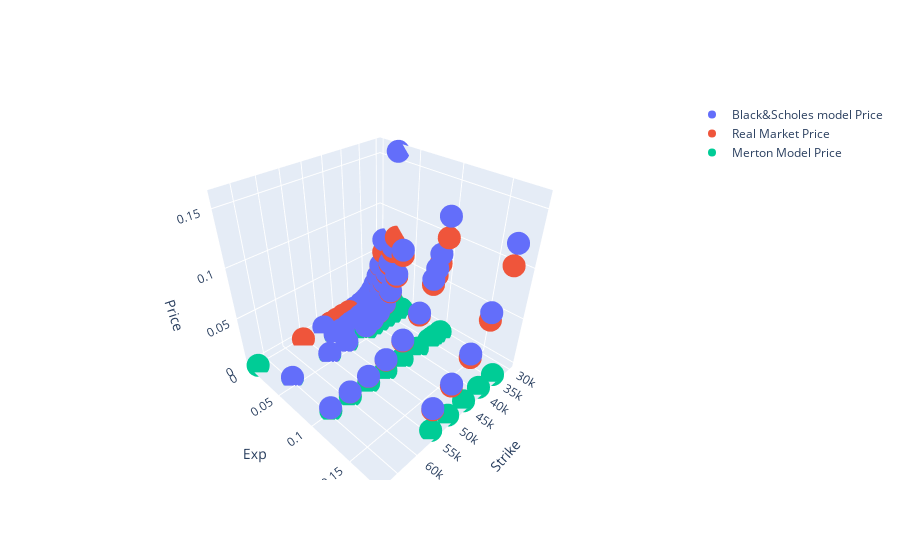

The cell this chart's notebook holds for it:
### Code cell
option.append_Merton_price()

x = option.df['K']
y = option.df['_T']
z = option.df['BS_PRICE']
z2 = option.df['mark_price']
z3 = option.df['MERTON_PRICE']


#fig = go.Figure(data=[go.Scatter3d(x=x, y=y, z=z , mode='markers', name='BS price')])

fig = go.Figure(data=[go.Scatter3d(x=x, y=y, z=z , mode='markers', name='Black&Scholes model Price'),
                      go.Scatter3d(x=x, y=y, z=z2, mode='markers', name='Real Market Price'),
                      go.Scatter3d(x=x, y=y, z=z3, mode='markers', name='Merton Model Price')])


fig.update_scenes(xaxis_title_text='Strike', yaxis_title_text='Exp', zaxis_title_text='Price') 
fig.show()

rms_merton = mean_squared_error(option.df['mark_price'], option.df['MERTON_PRICE'], squared=False)
rms_bs = mean_squared_error(option.df['mark_price'], option.df['BS_PRICE'], squared=False)

print('Root Mean Squared Error | MERTON = {}%'.format(round(rms_merton*100,3)))
print('Root Mean Squared Error | B&S    = {}%'.format(round(rms_bs*100,3)))
